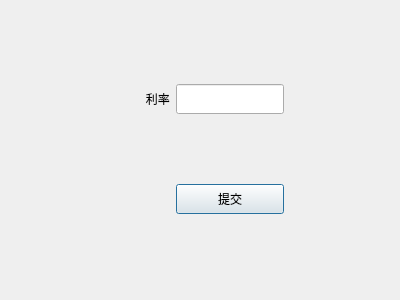
<?xml version="1.0" encoding="UTF-8"?>
<ui version="4.0">
 <class>Dialog</class>
 <widget class="QDialog" name="Dialog">
  <property name="geometry">
   <rect>
    <x>0</x>
    <y>0</y>
    <width>400</width>
    <height>300</height>
   </rect>
  </property>
  <property name="windowTitle">
   <string>Dialog</string>
  </property>
  <layout class="QHBoxLayout" name="horizontalLayout">
   <item>
    <spacer name="horizontalSpacer">
     <property name="orientation">
      <enum>Qt::Horizontal</enum>
     </property>
     <property name="sizeHint" stdset="0">
      <size>
       <width>40</width>
       <height>20</height>
      </size>
     </property>
    </spacer>
   </item>
   <item>
    <widget class="QWidget" name="widget" native="true">
     <layout class="QGridLayout" name="gridLayout">
      <item row="0" column="0">
       <widget class="QLabel" name="label_2">
        <property name="text">
         <string>         利率</string>
        </property>
       </widget>
      </item>
      <item row="0" column="1">
       <widget class="QLineEdit" name="lineEdit">
        <property name="minimumSize">
         <size>
          <width>0</width>
          <height>30</height>
         </size>
        </property>
       </widget>
      </item>
      <item row="1" column="1">
       <widget class="QPushButton" name="pushButton">
        <property name="minimumSize">
         <size>
          <width>0</width>
          <height>30</height>
         </size>
        </property>
        <property name="text">
         <string>提交</string>
        </property>
       </widget>
      </item>
     </layout>
    </widget>
   </item>
   <item>
    <spacer name="horizontalSpacer_2">
     <property name="orientation">
      <enum>Qt::Horizontal</enum>
     </property>
     <property name="sizeHint" stdset="0">
      <size>
       <width>40</width>
       <height>20</height>
      </size>
     </property>
    </spacer>
   </item>
  </layout>
 </widget>
 <resources/>
 <connections/>
</ui>
